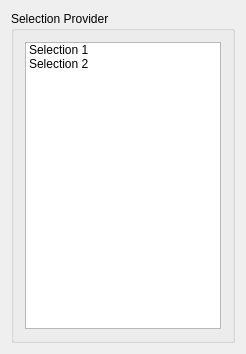
<?xml version="1.0" encoding="UTF-8"?>
<ui version="4.0">
 <class>SelectionViewControls</class>
 <widget class="QWidget" name="SelectionViewControls">
  <property name="geometry">
   <rect>
    <x>0</x>
    <y>0</y>
    <width>246</width>
    <height>354</height>
   </rect>
  </property>
  <property name="minimumSize">
   <size>
    <width>0</width>
    <height>0</height>
   </size>
  </property>
  <property name="windowTitle">
   <string>QmitkTemplate</string>
  </property>
  <layout class="QVBoxLayout" name="verticalLayout">
   <item>
    <widget class="QGroupBox" name="groupBox">
     <property name="title">
      <string>Selection Provider</string>
     </property>
     <layout class="QVBoxLayout" name="verticalLayout_2">
      <item>
       <widget class="QListWidget" name="m_SelectionList">
        <item>
         <property name="text">
          <string>Selection 1</string>
         </property>
        </item>
        <item>
         <property name="text">
          <string>Selection 2</string>
         </property>
        </item>
       </widget>
      </item>
     </layout>
    </widget>
   </item>
  </layout>
 </widget>
 <layoutdefault spacing="6" margin="11"/>
 <resources/>
 <connections/>
</ui>
